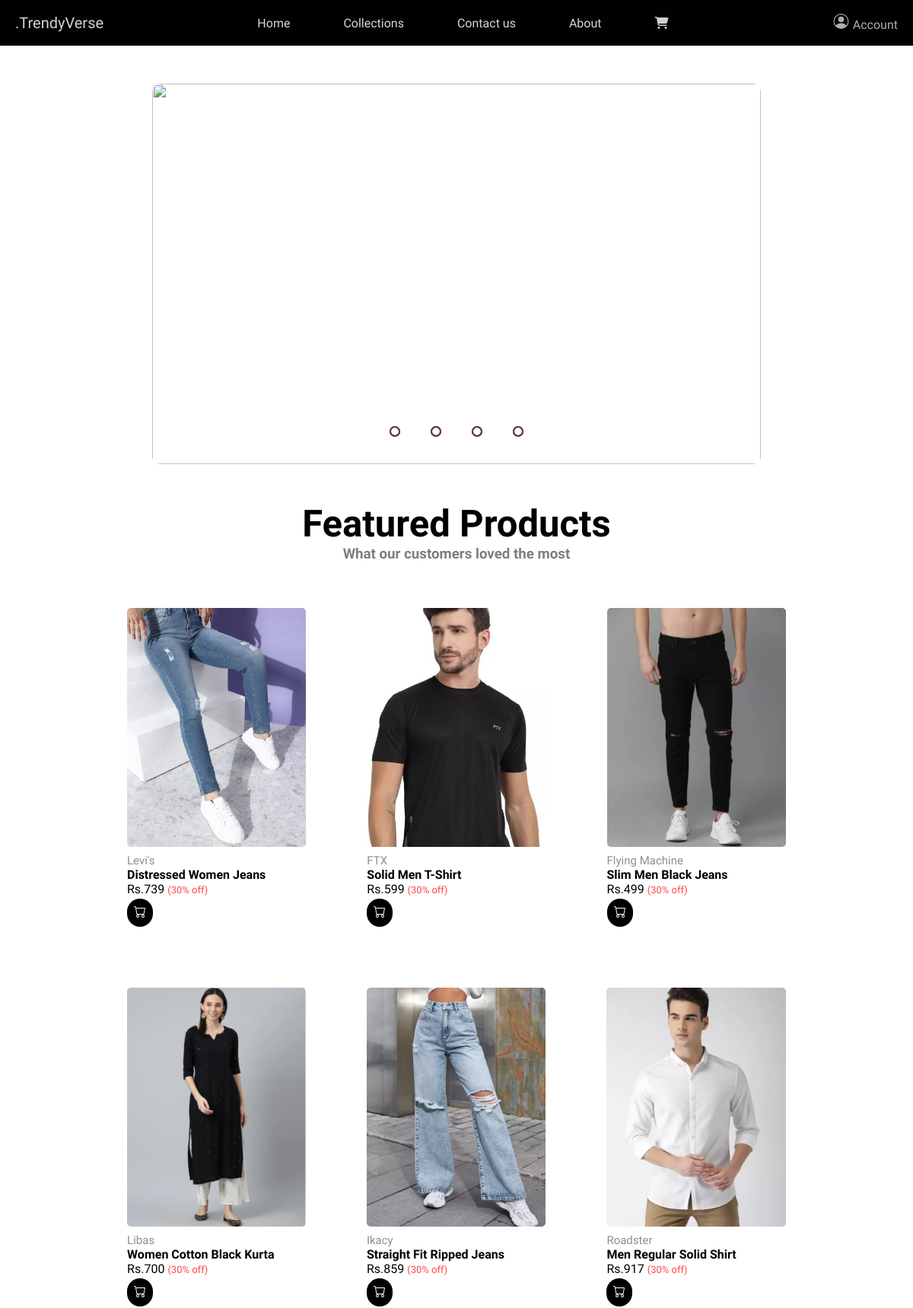
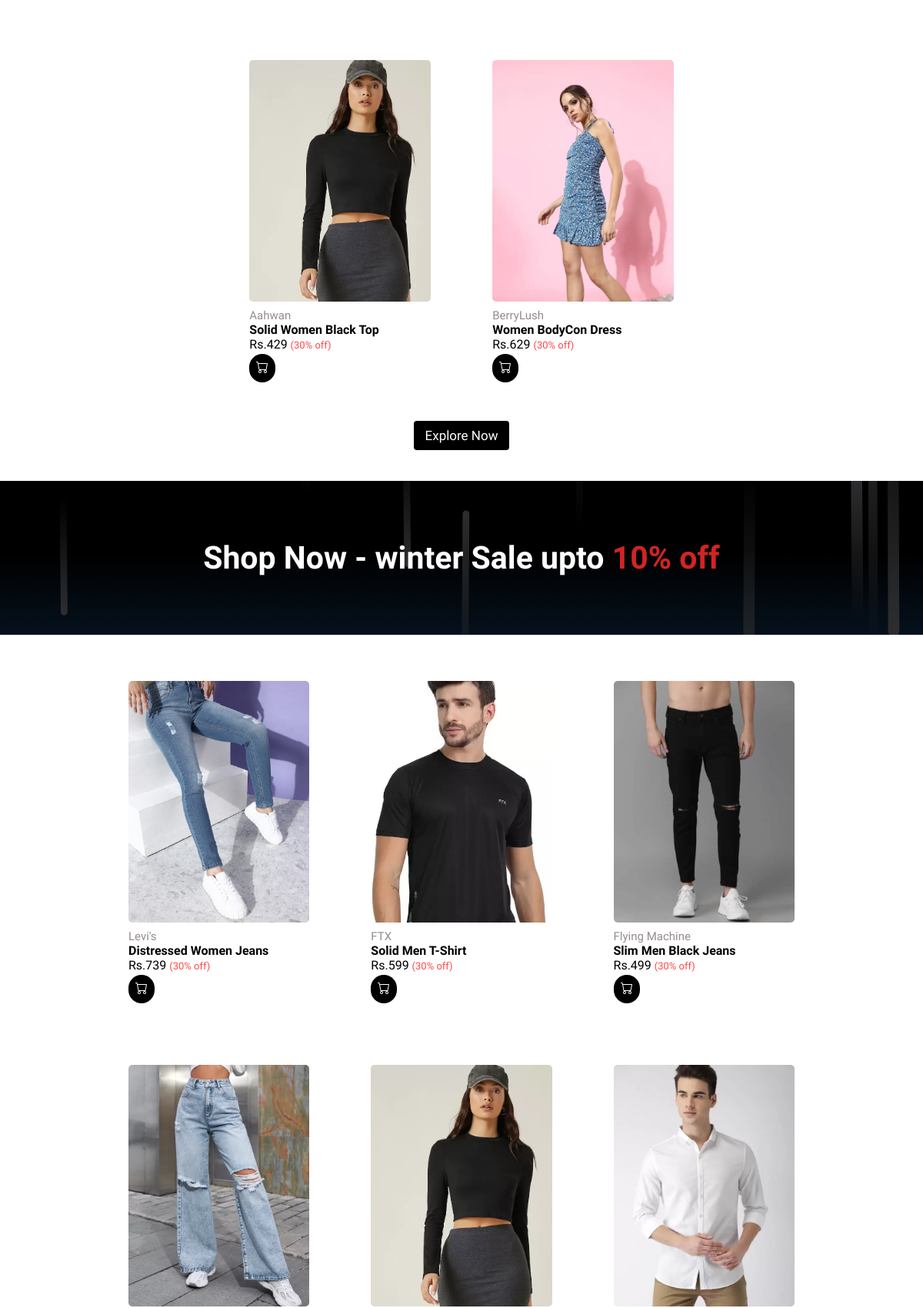
The page / (upper part) on the database its author committed (2 pictures, top to bottom).
### tables this page shows
CREATE TABLE `product` (
  `item_id` int(11) NOT NULL,
  `item_brand` varchar(200) NOT NULL,
  `item_name` varchar(255) NOT NULL,
  `item_price` int(10) NOT NULL,
  `item_image` varchar(255) NOT NULL,
  `item_img_small2` varchar(255) NOT NULL,
  `item_img_small3` varchar(255) NOT NULL,
  `item_img_small4` varchar(255) NOT NULL,
  `item_register` datetime DEFAULT NULL,
  `item_category` varchar(255) NOT NULL,
  `item_description` longtext NOT NULL
);

### index.php (called while the page is built, shortened)
<?php
    include('header.php');
?>
<?php
    include('Templates/_home.php');
    include('Templates/_section2.php');
    include('Templates/_section3.php');
    include('Templates/_section4.php');
?>
 <?php
    include('footer.php');
?>

### Database/DBcontroller.php (called while the page is built, shortened)
<?php
class DBcontroller{
    protected $host = 'localhost';
    protected $user = 'root';
    protected $password = '';
    protected $database = "shopee";
    public function __construct()
    {
        $this->con = mysqli_connect($this->host, $this->user,$this->password, $this->database );
    }
}
?>

### functions.php (called while the page is built, shortened)
<?php
        require('Database/DBcontroller.php');
        require('Database/Product.php');
        $db = new DBcontroller();
        $product = new Product($db);
$products_list = $product->getData();
        $Cart = new Cart($db);
        print_r($Cart->getCartId($product->getData('cart')));
?>

### Database/Product.php (called while the page is built, shortened)
<?php
class Product{
    public $db = null;
    public function __construct(DBcontroller $db)
    {
        $this->db = $db;
    }
    public function getData($table = 'product'){
       $result = $this->db->con->query("SELECT * FROM {$table}");
       $resultArray = array();
       while ($item = mysqli_fetch_array($result, MYSQLI_ASSOC)){
           $resultArray[] = $item;
       }
       return $resultArray;
    }
}
?>

### Templates/_section2.php (the view, shortened to what this page needs)
<?php
    $products_list = $product->getData();
shuffle($products_list);
?>
<section class="section2">
        <h1 class="heading"> Featured Products</h1>
        <h3 class="sub-heading">What our customers loved the most</h3>
        <div class="featureproduct">
            <?php foreach ($products_list as $item){ ?>
            <a id="product-link" href="<?php printf('%s?item_id=%s', 'sproduct.php', $item['item_id']) ?>">
            <div class="product" >
                <div class="productimg">
                    <img src="<?php echo $item['item_image'] ?? "images/f1.jpg"; ?>" alt="">
                </div>
                <div class="product-text">
                    <h2><?php echo $item['item_brand']?? "Unknown"; ?></h2>
                    <h1>
                        <?php echo $item['item_name'] ?? "Unknown"; ?>
                    </h1>
                    <h3>Rs.<?php echo $item['item_price']?? "Unknown"; ?> <span>(30% off)</span></h3>
                    <form method="post">
                        <button class="btn-cart" type="submit" name="featureproduct_submit"></button>
                    </form>
                </div>
            </div>  </a>
            <?php }  ?>
        </div>
        <button class="btn"> Explore Now</button>
    </section>

### Templates/_section3.php (shortened to what this page needs)
<?php
shuffle($products_list);
?>
<section class="section3">
        <div class="banner-cls">
            <h1 class="banner-text">
                Shop Now - winter Sale upto <span> 10% off </span>
            </h1>
        </div>
        <div class="">
            <div class="featureproduct">
                <?php foreach ($products_list as $item){ ?>
                    <a id="product-link" href="<?php printf('%s?item_id=%s', 'sproduct.php', $item['item_id']) ?>">
                        <div class="product" >
                            <div class="productimg">
                                <img src="<?php echo $item['item_image'] ?? "images/f1.jpg"; ?>" alt="">
                            </div>
                            <div class="product-text">
                                <h2><?php echo $item['item_brand']?? "Unknown"; ?></h2>
                                <h1>
                                    <?php echo $item['item_name'] ?? "Unknown"; ?>
                                </h1>
                                <h3>Rs.<?php echo $item['item_price']?? "Unknown"; ?> <span>(30% off)</span></h3>
                                <form method="post">
                                    <button class="btn-cart" type="submit" name="sale_submit"></button>
                                </form>
                            </div>
                        </div>  </a>
                <?php }  ?>
            </div>
    </section>

### style.css (style rules this page uses)
* { margin: 0%; padding: 0%; font-family: 'Baloo 2', cursive; }
.section2 { display: flex; justify-content: center; align-items: center; flex-direction: column; margin-top: 200px; }
.heading { color: black; margin-top: -150px; font-size: 49px; padding: 0 40px 0px; }
.sub-heading { color: #7e7e7e }
.featureproduct { display: flex; margin-top: 20px; flex-wrap: wrap; justify-content: center; align-items: center; }
.product { text-decoration: none; padding: 20px; margin: 20px; transition: 0.5s ease; cursor: pointer; border-radius: 4px; }
.product img { height: 314px; border-radius: 5px; }
#product-link { text-decoration: none; }
.product-text h1 { text-decoration: none; font-weight: 600; font-size: 16px; font-family: 'Baloo 2', cursive; color: black; }
.product-text h3 { font-weight: 400; font-size: 16px; font-family: 'Baloo 2', cursive; color: black; }
.product-text h2 { text-decoration: none; font-weight: lighter; font-size: 15px; color: #958c8c; margin-top: 5px; }
.product-text h3 span { font-size: 13px; font-family: 'Baloo 2', cursive; color: rgba(255, 0, 0, 0.718); }
.btn-cart { background:#000000; border: none; border-radius: 30px; padding: 9px; color: white; font-weight: bold; margin-top: 3px; cursor: pointer; }
.btn { font-size: 17px; padding: 9px 15px; margin-bottom: 40px; background-color:#000000; color: white; border: none; border-radius: 4px; cursor: pointer; margin-top: 10px; }
.section3 { height: 100vh; margin-bottom: 504px; }
.banner-cls { background-position: center; background-size: cover; background-repeat: no-repeat; display: flex; justify-content: center; align-items: center; width: 100%; height: 25%; }
.banner-text { color: white; font-size: 41px; }
.banner-text span { color: rgb(208, 36, 36); }

### rows shown on the page
product: item_image (picture), item_brand "Levi's", item_name "Distressed Women Jeans", item_price "739"
product: item_image (picture), item_brand "FTX", item_name "Solid Men T-Shirt", item_price "599"
product: item_image (picture), item_brand "Flying Machine", item_name "Slim Men Black Jeans", item_price "499"
product: item_image (picture), item_brand "Libas", item_name "Women Cotton Black Kurta", item_price "700"
product: item_image (picture), item_brand "Ikacy", item_name "Straight Fit Ripped Jeans", item_price "859"
product: item_image (picture), item_brand "Roadster", item_name "Men Regular Solid Shirt", item_price "917"
product: item_image (picture), item_brand "Aahwan", item_name "Solid Women Black Top", item_price "429"
product: item_image (picture), item_brand "BerryLush", item_name "Women BodyCon Dress", item_price "629"
